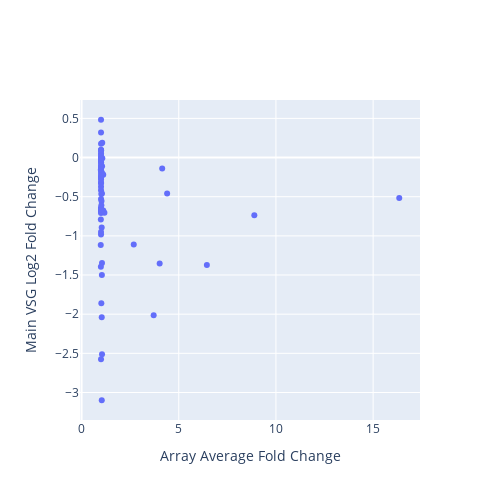

Notebook cell for this chart:
### Code cell
from plotly.subplots import make_subplots
import plotly.graph_objects as go
import plotly.io as pio

fig = make_subplots(
    rows=1,
    cols=1,
    #subplot_titles=["array vs Main VSG"],
)

scatter = go.Scatter(
    x=merge['array'],
    y=merge['main_vsg'],
    mode='markers',
    text=list(merge.index.values),
    hoverinfo='text',
    name='scatter',
    showlegend=False,
    # hovertemplate='%{text}'
)
fig.add_trace(scatter, row=1, col=1)

fig.update_layout(
    width=500,
    height=500,
    showlegend=False,
    hovermode='closest',
    xaxis_title="Array Average Fold Change",
    yaxis_title="Main VSG Log2 Fold Change",
)

# Save as an exportable HTML file
pio.write_html(
    fig,
    file="vsgs_web_server/scatter_plots/array_vs_main_vsg.html",   # change path/name if you like
    include_plotlyjs="cdn",
    full_html=True,
    auto_open=False,
)
fig

### Figure 1 — Plotly figure (JSON) as saved in the notebook; plotly's stock layout.template omitted (floating-point values rounded to 4 significant figures)
{"data": [{"hoverinfo": "text", "mode": "markers", "name": "scatter", "showlegend": false, "text": ["BDF2_1_KO48", "BDF3_1_KO24", "BET151_1_Drug12h", "BET151_1_Drug24h", "BET151_1_Drug3h", "BET151_1_Drug48h", "BET151_1_Drug6h", "BET151_1_Drug72h", "CAF1b_1_RNAi24", "CFB2_1_RNAi9", "DFO_1_DFO", "DFO_1_DFOFe", "DFO_1_Fe", "DRBD18_1_RNAi12", "H1_1_RNAi96", "H3H4_1_KOH3", "H3H4_1_KOH3J", "H3H4_1_KOH4", "H3H4_1_KOH4J", "H3H4_1_KOJ2", "H3H4_2_KO48", "H3H4_3_KO48", "H3_1_KOH3", "H3_1_KOH3J", "H3_1_KOJ", "IPMK_1_RNAi36", "IPMK_2_RNAi36", "MCMBP_1_KO24", "MCMBP_1_KO48", "PIP5Pase_1_KO", "PIP5Pase_2_D360A_N362A", "PNUTS_1_RNAi48", "RBP10_1_RNAi24", "RBP10_2_RNAi24", "RBP10_3_RNAi24", "RBP33_1_RNAi48", "RBP42_1_KO24", "RBP42_1_KO48", "RBP42_1_KO72", "RNaseH1_1_KO", "RNaseH2A_1_RNAi24", "RNaseH2A_2_RNAi36", "SET27_1_KO", "SET27_1_sKO", "SNF2PH_1_RNAi48", "TFR_1_RNAi24", "TbATR_1_RNAi24", "TbATR_2_RNAi36", "TbCMT1_1_KO", "TbESB1_1_RNAi24", "TbESB1_2_KO48", "TbESB1_3_OE24", "TbHAT_1_RNAi48HAT1", "TbHAT_1_RNAi48HAT2", "TbPP1one_1_RNAi24", "TbPP1seven_1_RNAi24", "TbRAP1_1_2SD", "TbRAP1_1_5A", "TbRAP1_1_KO", "TbRAP1_2_dMyb", "TbSAP_1_RNAi72", "VEX1_1_Oe72", "VEX1_2_RNAi72", "VEX1_4_RNAi24", "VEX1_5_RNAi48", "VEX1_6_RNAi72", "VEX1and2_1_RNAi24", "VEX1and2_1_RNAi48", "VEX2_1_RNAi24", "VEX2_1_RNAi48", "ZC3H28_1_RNAi10", "ZC3H28_1_RNAi14", "ZC3H28_1_RNAi16", "ZC3H28_1_RNAi24", "ZC3H40_1_RNAi72"], "type": "scatter", "x": [1.0, 1.026, 1.0, 1.0, 1.0, 1.0, 1.0, 1.038, 1.048, 0.9928, 1.0, 1.0, 1.0, 1.0, 1.0, 1.0, 1.0, 1.0, 1.0, 1.0, 1.05, 1.036, 1.0, 1.006, 1.0, 1.0, 1.0, 1.022, 1.175, 16.35, 4.017, 1.054, 1.0, 1.0, 1.0, 2.683, 1.001, 1.012, 1.115, 1.0, 1.0, 1.044, 1.062, 1.0, 1.0, 1.005, 1.014, 1.115, 1.0, 1.016, 1.052, 1.0, 1.0, 1.002, 4.147, 1.0, 6.446, 3.709, 4.401, 8.888, 1.065, 1.073, 1.0, 1.0, 1.0, 1.0, 1.014, 1.035, 1.018, 1.028, 0.9884, 1.0, 0.9914, 0.986, 1.0], "xaxis": "x", "y": [-0.3716, -0.5553, -0.02755, -0.7094, 0.4828, -2.576, 0.09418, -3.099, -0.4579, -1.394, 0.03405, -0.04079, 0.05408, -0.3174, -0.5289, -0.327, -0.1196, -0.6821, -0.6398, -0.9816, -1.346, -2.039, -0.067, 0.09047, 0.008439, -0.2811, -0.1735, -0.1815, -0.7051, -0.5163, -1.351, -0.11, -0.671, -0.688, -0.6605, -1.109, 0.1769, -0.01795, -0.2204, -0.1427, -0.4175, -1.501, 0.1891, -0.1021, -0.01494, -0.06309, -0.2232, -0.6769, 0.3214, -1.861, -2.511, -0.2487, -0.2521, -0.2073, -0.1403, -0.6599, -1.372, -2.013, -0.4586, -0.7359, -0.009743, -0.2078, 0.09933, -0.02921, -0.1232, -0.01123, -0.464, -0.8925, -0.6084, -0.67, -0.1568, -0.9521, -0.7902, -1.116, -0.2616], "yaxis": "y"}], "layout": {"height": 500, "hovermode": "closest", "showlegend": false, "width": 500, "xaxis": {"anchor": "y", "domain": [0, 1], "title": {"text": "Array Average Fold Change"}}, "yaxis": {"anchor": "x", "domain": [0, 1], "title": {"text": "Main VSG Log2 Fold Change"}}}}
